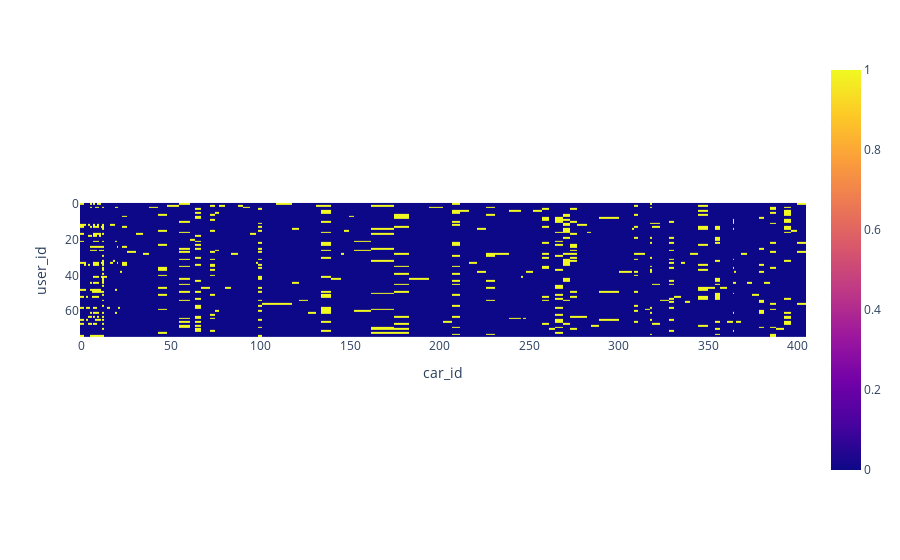

Source (notebook cell):
### Code cell
px.imshow(actions_pivot_table)

### Figure 1 — Plotly figure (JSON) as saved in the notebook; plotly's stock layout.template omitted (floating-point values rounded to 4 significant figures; data arrays with more than 128 entries replaced by an {"elided": "..."} marker saying what was removed)
{"data": [{"coloraxis": "coloraxis", "hovertemplate": "car_id: %{x}<br>user_id: %{y}<br>color: %{z}<extra></extra>", "name": "0", "type": "heatmap", "x": [0, 2, 3, 4, 5, 6, 7, 8, 9, 10, 11, 12, 13, 15, 17, 18, 19, 20, 21, 22, 23, 28, 33, 35, 40, 45, 50, 59, 62, 64, 69, 74, 75, 78, 82, 85, 89, 91, 97, 98, 99, 102, 115, 120, 123, 130, 132, 135, 143, 146, 147, 151, 153, 170, 179, 187, 201, 202, 211, 212, 220, 221, 230, 232, 245, 246, 247, 249, 255, 259, 263, 266, 272, 273, 280, 284, 285, 293, 307, 308, 309, 312, 317, 318, 319, 327, 329, 333, 336, 338, 341, 347, 352, 355, 358, 363, 364, 365, 366, 370, 373, 376, 380, 382, 387, 389, 395, 397, 402], "xaxis": "x", "y": [0, 1, 2, 3, 4, 5, 6, 7, 8, 9, 10, 11, 12, 13, 14, 15, 16, 17, 18, 19, 20, 21, 22, 23, 24, 25, 26, 27, 28, 29, 30, 31, 32, 33, 34, 35, 36, 37, 38, 39, 40, 41, 42, 43, 44, 45, 46, 47, 48, 49, 50, 51, 52, 53, 54, 55, 56, 57, 58, 59, 60, 61, 62, 63, 64, 65, 66, 67, 68, 69, 70, 71, 72, 73, 74], "yaxis": "y", "z": {"elided": "75x109 int values"}}], "layout": {"autosize": true, "coloraxis": {"colorscale": [[0, "#0d0887"], [0.1111, "#46039f"], [0.2222, "#7201a8"], [0.3333, "#9c179e"], [0.4444, "#bd3786"], [0.5556, "#d8576b"], [0.6667, "#ed7953"], [0.7778, "#fb9f3a"], [0.8889, "#fdca26"], [1, "#f0f921"]]}, "margin": {"t": 60}, "xaxis": {"anchor": "y", "autorange": true, "constrain": "domain", "domain": [0, 1], "range": [-1, 404.5], "scaleanchor": "y", "title": {"text": "car_id"}, "type": "linear"}, "yaxis": {"anchor": "x", "autorange": true, "constrain": "domain", "domain": [0.1843, 0.8157], "range": [74.5, -0.5], "title": {"text": "user_id"}, "type": "linear"}}}
